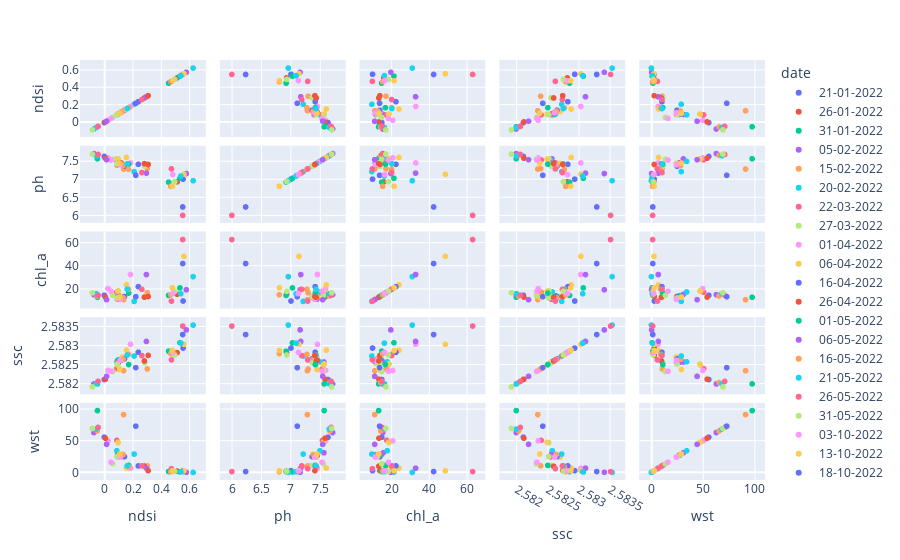

The cell this chart's notebook holds for it:
### Code cell
fig = px.scatter_matrix(df, dimensions=["ndsi", "ph", "chl_a", "ssc", "wst"], color='date')
fig.show()

### Figure 1 — Plotly figure (JSON) as saved in the notebook; plotly's stock layout.template omitted (floating-point values rounded to 4 significant figures)
{"data": [{"dimensions": [{"axis": {"matches": true}, "label": "ndsi", "values": [0.5529]}, {"axis": {"matches": true}, "label": "ph", "values": [6.237]}, {"axis": {"matches": true}, "label": "chl_a", "values": [42.4]}, {"axis": {"matches": true}, "label": "ssc", "values": [2.583]}, {"axis": {"matches": true}, "label": "wst", "values": [1.252]}], "hovertemplate": "date=21-01-2022<br>%{xaxis.title.text}=%{x}<br>%{yaxis.title.text}=%{y}<extra></extra>", "legendgroup": "21-01-2022", "marker": {"color": "#636efa", "symbol": "circle"}, "name": "21-01-2022", "showlegend": true, "type": "splom"}, {"dimensions": [{"axis": {"matches": true}, "label": "ndsi", "values": [0.1169]}, {"axis": {"matches": true}, "label": "ph", "values": [7.455]}, {"axis": {"matches": true}, "label": "chl_a", "values": [12.31]}, {"axis": {"matches": true}, "label": "ssc", "values": [2.583]}, {"axis": {"matches": true}, "label": "wst", "values": [27.45]}], "hovertemplate": "date=26-01-2022<br>%{xaxis.title.text}=%{x}<br>%{yaxis.title.text}=%{y}<extra></extra>", "legendgroup": "26-01-2022", "marker": {"color": "#EF553B", "symbol": "circle"}, "name": "26-01-2022", "showlegend": true, "type": "splom"}, {"dimensions": [{"axis": {"matches": true}, "label": "ndsi", "values": [0.09985]}, {"axis": {"matches": true}, "label": "ph", "values": [7.461]}, {"axis": {"matches": true}, "label": "chl_a", "values": [14.57]}, {"axis": {"matches": true}, "label": "ssc", "values": [2.583]}, {"axis": {"matches": true}, "label": "wst", "values": [27.6]}], "hovertemplate": "date=31-01-2022<br>%{xaxis.title.text}=%{x}<br>%{yaxis.title.text}=%{y}<extra></extra>", "legendgroup": "31-01-2022", "marker": {"color": "#00cc96", "symbol": "circle"}, "name": "31-01-2022", "showlegend": true, "type": "splom"}, {"dimensions": [{"axis": {"matches": true}, "label": "ndsi", "values": [0.09146]}, {"axis": {"matches": true}, "label": "ph", "values": [7.571]}, {"axis": {"matches": true}, "label": "chl_a", "values": [15.59]}, {"axis": {"matches": true}, "label": "ssc", "values": [2.583]}, {"axis": {"matches": true}, "label": "wst", "values": [30.95]}], "hovertemplate": "date=05-02-2022<br>%{xaxis.title.text}=%{x}<br>%{yaxis.title.text}=%{y}<extra></extra>", "legendgroup": "05-02-2022", "marker": {"color": "#ab63fa", "symbol": "circle"}, "name": "05-02-2022", "showlegend": true, "type": "splom"}, {"dimensions": [{"axis": {"matches": true}, "label": "ndsi", "values": [0.1341]}, {"axis": {"matches": true}, "label": "ph", "values": [7.289]}, {"axis": {"matches": true}, "label": "chl_a", "values": [11.07]}, {"axis": {"matches": true}, "label": "ssc", "values": [2.582]}, {"axis": {"matches": true}, "label": "wst", "values": [91.39]}], "hovertemplate": "date=15-02-2022<br>%{xaxis.title.text}=%{x}<br>%{yaxis.title.text}=%{y}<extra></extra>", "legendgroup": "15-02-2022", "marker": {"color": "#FFA15A", "symbol": "circle"}, "name": "15-02-2022", "showlegend": true, "type": "splom"}, {"dimensions": [{"axis": {"matches": true}, "label": "ndsi", "values": [0.08666]}, {"axis": {"matches": true}, "label": "ph", "values": [7.502]}, {"axis": {"matches": true}, "label": "chl_a", "values": [17.72]}, {"axis": {"matches": true}, "label": "ssc", "values": [2.583]}, {"axis": {"matches": true}, "label": "wst", "values": [34.18]}], "hovertemplate": "date=20-02-2022<br>%{xaxis.title.text}=%{x}<br>%{yaxis.title.text}=%{y}<extra></extra>", "legendgroup": "20-02-2022", "marker": {"color": "#19d3f3", "symbol": "circle"}, "name": "20-02-2022", "showlegend": true, "type": "splom"}, {"dimensions": [{"axis": {"matches": true}, "label": "ndsi", "values": [0.08647]}, {"axis": {"matches": true}, "label": "ph", "values": [7.545]}, {"axis": {"matches": true}, "label": "chl_a", "values": [17.49]}, {"axis": {"matches": true}, "label": "ssc", "values": [2.582]}, {"axis": {"matches": true}, "label": "wst", "values": [50.67]}], "hovertemplate": "date=22-03-2022<br>%{xaxis.title.text}=%{x}<br>%{yaxis.title.text}=%{y}<extra></extra>", "legendgroup": "22-03-2022", "marker": {"color": "#FF6692", "symbol": "circle"}, "name": "22-03-2022", "showlegend": true, "type": "splom"}, {"dimensions": [{"axis": {"matches": true}, "label": "ndsi", "values": [0.09582]}, {"axis": {"matches": true}, "label": "ph", "values": [7.575]}, {"axis": {"matches": true}, "label": "chl_a", "values": [18.7]}, {"axis": {"matches": true}, "label": "ssc", "values": [2.583]}, {"axis": {"matches": true}, "label": "wst", "values": [46.98]}], "hovertemplate": "date=27-03-2022<br>%{xaxis.title.text}=%{x}<br>%{yaxis.title.text}=%{y}<extra></extra>", "legendgroup": "27-03-2022", "marker": {"color": "#B6E880", "symbol": "circle"}, "name": "27-03-2022", "showlegend": true, "type": "splom"}, {"dimensions": [{"axis": {"matches": true}, "label": "ndsi", "values": [0.02388]}, {"axis": {"matches": true}, "label": "ph", "values": [7.599]}, {"axis": {"matches": true}, "label": "chl_a", "values": [20.64]}, {"axis": {"matches": true}, "label": "ssc", "values": [2.582]}, {"axis": {"matches": true}, "label": "wst", "values": [49.87]}], "hovertemplate": "date=01-04-2022<br>%{xaxis.title.text}=%{x}<br>%{yaxis.title.text}=%{y}<extra></extra>", "legendgroup": "01-04-2022", "marker": {"color": "#FF97FF", "symbol": "circle"}, "name": "01-04-2022", "showlegend": true, "type": "splom"}, {"dimensions": [{"axis": {"matches": true}, "label": "ndsi", "values": [0.09349]}, {"axis": {"matches": true}, "label": "ph", "values": [7.564]}, {"axis": {"matches": true}, "label": "chl_a", "values": [18.45]}, {"axis": {"matches": true}, "label": "ssc", "values": [2.582]}, {"axis": {"matches": true}, "label": "wst", "values": [47.48]}], "hovertemplate": "date=06-04-2022<br>%{xaxis.title.text}=%{x}<br>%{yaxis.title.text}=%{y}<extra></extra>", "legendgroup": "06-04-2022", "marker": {"color": "#FECB52", "symbol": "circle"}, "name": "06-04-2022", "showlegend": true, "type": "splom"}, {"dimensions": [{"axis": {"matches": true}, "label": "ndsi", "values": [-0.002492]}, {"axis": {"matches": true}, "label": "ph", "values": [7.64]}, {"axis": {"matches": true}, "label": "chl_a", "values": [14.86]}, {"axis": {"matches": true}, "label": "ssc", "values": [2.582]}, {"axis": {"matches": true}, "label": "wst", "values": [55.67]}], "hovertemplate": "date=16-04-2022<br>%{xaxis.title.text}=%{x}<br>%{yaxis.title.text}=%{y}<extra></extra>", "legendgroup": "16-04-2022", "marker": {"color": "#636efa", "symbol": "circle"}, "name": "16-04-2022", "showlegend": true, "type": "splom"}, {"dimensions": [{"axis": {"matches": true}, "label": "ndsi", "values": [0.005104]}, {"axis": {"matches": true}, "label": "ph", "values": [7.59]}, {"axis": {"matches": true}, "label": "chl_a", "values": [13.31]}, {"axis": {"matches": true}, "label": "ssc", "values": [2.582]}, {"axis": {"matches": true}, "label": "wst", "values": [54.08]}], "hovertemplate": "date=26-04-2022<br>%{xaxis.title.text}=%{x}<br>%{yaxis.title.text}=%{y}<extra></extra>", "legendgroup": "26-04-2022", "marker": {"color": "#EF553B", "symbol": "circle"}, "name": "26-04-2022", "showlegend": true, "type": "splom"}, {"dimensions": [{"axis": {"matches": true}, "label": "ndsi", "values": [-0.05094]}, {"axis": {"matches": true}, "label": "ph", "values": [7.575]}, {"axis": {"matches": true}, "label": "chl_a", "values": [13.14]}, {"axis": {"matches": true}, "label": "ssc", "values": [2.582]}, {"axis": {"matches": true}, "label": "wst", "values": [97.77]}], "hovertemplate": "date=01-05-2022<br>%{xaxis.title.text}=%{x}<br>%{yaxis.title.text}=%{y}<extra></extra>", "legendgroup": "01-05-2022", "marker": {"color": "#00cc96", "symbol": "circle"}, "name": "01-05-2022", "showlegend": true, "type": "splom"}, {"dimensions": [{"axis": {"matches": true}, "label": "ndsi", "values": [-0.07631]}, {"axis": {"matches": true}, "label": "ph", "values": [7.719]}, {"axis": {"matches": true}, "label": "chl_a", "values": [15.37]}, {"axis": {"matches": true}, "label": "ssc", "values": [2.582]}, {"axis": {"matches": true}, "label": "wst", "values": [62.99]}], "hovertemplate": "date=06-05-2022<br>%{xaxis.title.text}=%{x}<br>%{yaxis.title.text}=%{y}<extra></extra>", "legendgroup": "06-05-2022", "marker": {"color": "#ab63fa", "symbol": "circle"}, "name": "06-05-2022", "showlegend": true, "type": "splom"}, {"dimensions": [{"axis": {"matches": true}, "label": "ndsi", "values": [-0.05275]}, {"axis": {"matches": true}, "label": "ph", "values": [7.668]}, {"axis": {"matches": true}, "label": "chl_a", "values": [14.24]}, {"axis": {"matches": true}, "label": "ssc", "values": [2.582]}, {"axis": {"matches": true}, "label": "wst", "values": [65.62]}], "hovertemplate": "date=16-05-2022<br>%{xaxis.title.text}=%{x}<br>%{yaxis.title.text}=%{y}<extra></extra>", "legendgroup": "16-05-2022", "marker": {"color": "#FFA15A", "symbol": "circle"}, "name": "16-05-2022", "showlegend": true, "type": "splom"}, {"dimensions": [{"axis": {"matches": true}, "label": "ndsi", "values": [-0.05918]}, {"axis": {"matches": true}, "label": "ph", "values": [7.66]}, {"axis": {"matches": true}, "label": "chl_a", "values": [16.25]}, {"axis": {"matches": true}, "label": "ssc", "values": [2.582]}, {"axis": {"matches": true}, "label": "wst", "values": [68.45]}], "hovertemplate": "date=21-05-2022<br>%{xaxis.title.text}=%{x}<br>%{yaxis.title.text}=%{y}<extra></extra>", "legendgroup": "21-05-2022", "marker": {"color": "#19d3f3", "symbol": "circle"}, "name": "21-05-2022", "showlegend": true, "type": "splom"}, {"dimensions": [{"axis": {"matches": true}, "label": "ndsi", "values": [-0.04656]}, {"axis": {"matches": true}, "label": "ph", "values": [7.694]}, {"axis": {"matches": true}, "label": "chl_a", "values": [14.93]}, {"axis": {"matches": true}, "label": "ssc", "values": [2.582]}, {"axis": {"matches": true}, "label": "wst", "values": [71.15]}], "hovertemplate": "date=26-05-2022<br>%{xaxis.title.text}=%{x}<br>%{yaxis.title.text}=%{y}<extra></extra>", "legendgroup": "26-05-2022", "marker": {"color": "#FF6692", "symbol": "circle"}, "name": "26-05-2022", "showlegend": true, "type": "splom"}, {"dimensions": [{"axis": {"matches": true}, "label": "ndsi", "values": [-0.08688]}, {"axis": {"matches": true}, "label": "ph", "values": [7.703]}, {"axis": {"matches": true}, "label": "chl_a", "values": [17.01]}, {"axis": {"matches": true}, "label": "ssc", "values": [2.582]}, {"axis": {"matches": true}, "label": "wst", "values": [69.44]}], "hovertemplate": "date=31-05-2022<br>%{xaxis.title.text}=%{x}<br>%{yaxis.title.text}=%{y}<extra></extra>", "legendgroup": "31-05-2022", "marker": {"color": "#B6E880", "symbol": "circle"}, "name": "31-05-2022", "showlegend": true, "type": "splom"}, {"dimensions": [{"axis": {"matches": true}, "label": "ndsi", "values": [0.121]}, {"axis": {"matches": true}, "label": "ph", "values": [7.46]}, {"axis": {"matches": true}, "label": "chl_a", "values": [13.26]}, {"axis": {"matches": true}, "label": "ssc", "values": [2.583]}, {"axis": {"matches": true}, "label": "wst", "values": [28.39]}], "hovertemplate": "date=03-10-2022<br>%{xaxis.title.text}=%{x}<br>%{yaxis.title.text}=%{y}<extra></extra>", "legendgroup": "03-10-2022", "marker": {"color": "#FF97FF", "symbol": "circle"}, "name": "03-10-2022", "showlegend": true, "type": "splom"}, {"dimensions": [{"axis": {"matches": true}, "label": "ndsi", "values": [0.1259]}, {"axis": {"matches": true}, "label": "ph", "values": [7.448]}, {"axis": {"matches": true}, "label": "chl_a", "values": [13.9]}, {"axis": {"matches": true}, "label": "ssc", "values": [2.583]}, {"axis": {"matches": true}, "label": "wst", "values": [24.03]}], "hovertemplate": "date=13-10-2022<br>%{xaxis.title.text}=%{x}<br>%{yaxis.title.text}=%{y}<extra></extra>", "legendgroup": "13-10-2022", "marker": {"color": "#FECB52", "symbol": "circle"}, "name": "13-10-2022", "showlegend": true, "type": "splom"}, {"dimensions": [{"axis": {"matches": true}, "label": "ndsi", "values": [0.1404]}, {"axis": {"matches": true}, "label": "ph", "values": [7.369]}, {"axis": {"matches": true}, "label": "chl_a", "values": [13.75]}, {"axis": {"matches": true}, "label": "ssc", "values": [2.583]}, {"axis": {"matches": true}, "label": "wst", "values": [24.88]}], "hovertemplate": "date=18-10-2022<br>%{xaxis.title.text}=%{x}<br>%{yaxis.title.text}=%{y}<extra></extra>", "legendgroup": "18-10-2022", "marker": {"color": "#636efa", "symbol": "circle"}, "name": "18-10-2022", "showlegend": true, "type": "splom"}, {"dimensions": [{"axis": {"matches": true}, "label": "ndsi", "values": [0.1144]}, {"axis": {"matches": true}, "label": "ph", "values": [7.458]}, {"axis": {"matches": true}, "label": "chl_a", "values": [12.29]}, {"axis": {"matches": true}, "label": "ssc", "values": [2.583]}, {"axis": {"matches": true}, "label": "wst", "values": [26.96]}], "hovertemplate": "date=23-10-2022<br>%{xaxis.title.text}=%{x}<br>%{yaxis.title.text}=%{y}<extra></extra>", "legendgroup": "23-10-2022", "marker": {"color": "#EF553B", "symbol": "circle"}, "name": "23-10-2022", "showlegend": true, "type": "splom"}, {"dimensions": [{"axis": {"matches": true}, "label": "ndsi", "values": [0.0918]}, {"axis": {"matches": true}, "label": "ph", "values": [7.439]}, {"axis": {"matches": true}, "label": "chl_a", "values": [13.26]}, {"axis": {"matches": true}, "label": "ssc", "values": [2.583]}, {"axis": {"matches": true}, "label": "wst", "values": [27.12]}], "hovertemplate": "date=28-10-2022<br>%{xaxis.title.text}=%{x}<br>%{yaxis.title.text}=%{y}<extra></extra>", "legendgroup": "28-10-2022", "marker": {"color": "#00cc96", "symbol": "circle"}, "name": "28-10-2022", "showlegend": true, "type": "splom"}, {"dimensions": [{"axis": {"matches": true}, "label": "ndsi", "values": [0.0974]}, {"axis": {"matches": true}, "label": "ph", "values": [7.45]}, {"axis": {"matches": true}, "label": "chl_a", "values": [11.41]}, {"axis": {"matches": true}, "label": "ssc", "values": [2.583]}, {"axis": {"matches": true}, "label": "wst", "values": [27.64]}], "hovertemplate": "date=02-11-2022<br>%{xaxis.title.text}=%{x}<br>%{yaxis.title.text}=%{y}<extra></extra>", "legendgroup": "02-11-2022", "marker": {"color": "#ab63fa", "symbol": "circle"}, "name": "02-11-2022", "showlegend": true, "type": "splom"}, {"dimensions": [{"axis": {"matches": true}, "label": "ndsi", "values": [0.1304]}, {"axis": {"matches": true}, "label": "ph", "values": [7.385]}, {"axis": {"matches": true}, "label": "chl_a", "values": [12.73]}, {"axis": {"matches": true}, "label": "ssc", "values": [2.583]}, {"axis": {"matches": true}, "label": "wst", "values": [28.23]}], "hovertemplate": "date=07-11-2022<br>%{xaxis.title.text}=%{x}<br>%{yaxis.title.text}=%{y}<extra></extra>", "legendgroup": "07-11-2022", "marker": {"color": "#FFA15A", "symbol": "circle"}, "name": "07-11-2022", "showlegend": true, "type": "splom"}, {"dimensions": [{"axis": {"matches": true}, "label": "ndsi", "values": [0.2088]}, {"axis": {"matches": true}, "label": "ph", "values": [7.218]}, {"axis": {"matches": true}, "label": "chl_a", "values": [9.545]}, {"axis": {"matches": true}, "label": "ssc", "values": [2.583]}, {"axis": {"matches": true}, "label": "wst", "values": [28.9]}], "hovertemplate": "date=12-11-2022<br>%{xaxis.title.text}=%{x}<br>%{yaxis.title.text}=%{y}<extra></extra>", "legendgroup": "12-11-2022", "marker": {"color": "#19d3f3", "symbol": "circle"}, "name": "12-11-2022", "showlegend": true, "type": "splom"}, {"dimensions": [{"axis": {"matches": true}, "label": "ndsi", "values": [0.08832]}, {"axis": {"matches": true}, "label": "ph", "values": [7.403]}, {"axis": {"matches": true}, "label": "chl_a", "values": [11.82]}, {"axis": {"matches": true}, "label": "ssc", "values": [2.583]}, {"axis": {"matches": true}, "label": "wst", "values": [24.37]}], "hovertemplate": "date=27-11-2022<br>%{xaxis.title.text}=%{x}<br>%{yaxis.title.text}=%{y}<extra></extra>", "legendgroup": "27-11-2022", "marker": {"color": "#FF6692", "symbol": "circle"}, "name": "27-11-2022", "showlegend": true, "type": "splom"}, {"dimensions": [{"axis": {"matches": true}, "label": "ndsi", "values": [0.08827]}, {"axis": {"matches": true}, "label": "ph", "values": [7.435]}, {"axis": {"matches": true}, "label": "chl_a", "values": [12.48]}, {"axis": {"matches": true}, "label": "ssc", "values": [2.583]}, {"axis": {"matches": true}, "label": "wst", "values": [24.85]}], "hovertemplate": "date=17-12-2022<br>%{xaxis.title.text}=%{x}<br>%{yaxis.title.text}=%{y}<extra></extra>", "legendgroup": "17-12-2022", "marker": {"color": "#B6E880", "symbol": "circle"}, "name": "17-12-2022", "showlegend": true, "type": "splom"}, {"dimensions": [{"axis": {"matches": true}, "label": "ndsi", "values": [0.1098]}, {"axis": {"matches": true}, "label": "ph", "values": [7.414]}, {"axis": {"matches": true}, "label": "chl_a", "values": [11.34]}, {"axis": {"matches": true}, "label": "ssc", "values": [2.583]}, {"axis": {"matches": true}, "label": "wst", "values": [24.21]}], "hovertemplate": "date=22-12-2022<br>%{xaxis.title.text}=%{x}<br>%{yaxis.title.text}=%{y}<extra></extra>", "legendgroup": "22-12-2022", "marker": {"color": "#FF97FF", "symbol": "circle"}, "name": "22-12-2022", "showlegend": true, "type": "splom"}, {"dimensions": [{"axis": {"matches": true}, "label": "ndsi", "values": [0.1063]}, {"axis": {"matches": true}, "label": "ph", "values": [7.453]}, {"axis": {"matches": true}, "label": "chl_a", "values": [13.27]}, {"axis": {"matches": true}, "label": "ssc", "values": [2.582]}, {"axis": {"matches": true}, "label": "wst", "values": [29.04]}], "hovertemplate": "date=27-12-2022<br>%{xaxis.title.text}=%{x}<br>%{yaxis.title.text}=%{y}<extra></extra>", "legendgroup": "27-12-2022", "marker": {"color": "#FECB52", "symbol": "circle"}, "name": "27-12-2022", "showlegend": true, "type": "splom"}, {"dimensions": [{"axis": {"matches": true}, "label": "ndsi", "values": [0.5555]}, {"axis": {"matches": true}, "label": "ph", "values": [7.009]}, {"axis": {"matches": true}, "label": "chl_a", "values": [9.888]}, {"axis": {"matches": true}, "label": "ssc", "values": [2.583]}, {"axis": {"matches": true}, "label": "wst", "values": [2.663]}], "hovertemplate": "date=01-01-2021<br>%{xaxis.title.text}=%{x}<br>%{yaxis.title.text}=%{y}<extra></extra>", "legendgroup": "01-01-2021", "marker": {"color": "#636efa", "symbol": "circle"}, "name": "01-01-2021", "showlegend": true, "type": "splom"}, {"dimensions": [{"axis": {"matches": true}, "label": "ndsi", "values": [0.5131]}, {"axis": {"matches": true}, "label": "ph", "values": [6.935]}, {"axis": {"matches": true}, "label": "chl_a", "values": [15.82]}, {"axis": {"matches": true}, "label": "ssc", "values": [2.583]}, {"axis": {"matches": true}, "label": "wst", "values": [2.068]}], "hovertemplate": "date=06-01-2021<br>%{xaxis.title.text}=%{x}<br>%{yaxis.title.text}=%{y}<extra></extra>", "legendgroup": "06-01-2021", "marker": {"color": "#EF553B", "symbol": "circle"}, "name": "06-01-2021", "showlegend": true, "type": "splom"}, {"dimensions": [{"axis": {"matches": true}, "label": "ndsi", "values": [0.5333]}, {"axis": {"matches": true}, "label": "ph", "values": [7.035]}, {"axis": {"matches": true}, "label": "chl_a", "values": [21.29]}, {"axis": {"matches": true}, "label": "ssc", "values": [2.583]}, {"axis": {"matches": true}, "label": "wst", "values": [0.5755]}], "hovertemplate": "date=16-01-2021<br>%{xaxis.title.text}=%{x}<br>%{yaxis.title.text}=%{y}<extra></extra>", "legendgroup": "16-01-2021", "marker": {"color": "#00cc96", "symbol": "circle"}, "name": "16-01-2021", "showlegend": true, "type": "splom"}, {"dimensions": [{"axis": {"matches": true}, "label": "ndsi", "values": [0.5784]}, {"axis": {"matches": true}, "label": "ph", "values": [7.165]}, {"axis": {"matches": true}, "label": "chl_a", "values": [19.64]}, {"axis": {"matches": true}, "label": "ssc", "values": [2.583]}, {"axis": {"matches": true}, "label": "wst", "values": [0.108]}], "hovertemplate": "date=21-01-2021<br>%{xaxis.title.text}=%{x}<br>%{yaxis.title.text}=%{y}<extra></extra>", "legendgroup": "21-01-2021", "marker": {"color": "#ab63fa", "symbol": "circle"}, "name": "21-01-2021", "showlegend": true, "type": "splom"}, {"dimensions": [{"axis": {"matches": true}, "label": "ndsi", "values": [0.3021]}, {"axis": {"matches": true}, "label": "ph", "values": [7.301]}, {"axis": {"matches": true}, "label": "chl_a", "values": [17.05]}, {"axis": {"matches": true}, "label": "ssc", "values": [2.582]}, {"axis": {"matches": true}, "label": "wst", "values": [10.42]}], "hovertemplate": "date=05-02-2021<br>%{xaxis.title.text}=%{x}<br>%{yaxis.title.text}=%{y}<extra></extra>", "legendgroup": "05-02-2021", "marker": {"color": "#FFA15A", "symbol": "circle"}, "name": "05-02-2021", "showlegend": true, "type": "splom"}, {"dimensions": [{"axis": {"matches": true}, "label": "ndsi", "values": [0.6267]}, {"axis": {"matches": true}, "label": "ph", "values": [6.964]}, {"axis": {"matches": true}, "label": "chl_a", "values": [31.02]}, {"axis": {"matches": true}, "label": "ssc", "values": [2.584]}, {"axis": {"matches": true}, "label": "wst", "values": [-0.1009]}], "hovertemplate": "date=10-02-2021<br>%{xaxis.title.text}=%{x}<br>%{yaxis.title.text}=%{y}<extra></extra>", "legendgroup": "10-02-2021", "marker": {"color": "#19d3f3", "symbol": "circle"}, "name": "10-02-2021", "showlegend": true, "type": "splom"}, {"dimensions": [{"axis": {"matches": true}, "label": "ndsi", "values": [0.5531]}, {"axis": {"matches": true}, "label": "ph", "values": [6.003]}, {"axis": {"matches": true}, "label": "chl_a", "values": [63.14]}, {"axis": {"matches": true}, "label": "ssc", "values": [2.584]}, {"axis": {"matches": true}, "label": "wst", "values": [1.118]}], "hovertemplate": "date=25-02-2021<br>%{xaxis.title.text}=%{x}<br>%{yaxis.title.text}=%{y}<extra></extra>", "legendgroup": "25-02-2021", "marker": {"color": "#FF6692", "symbol": "circle"}, "name": "25-02-2021", "showlegend": true, "type": "splom"}, {"dimensions": [{"axis": {"matches": true}, "label": "ndsi", "values": [0.2836]}, {"axis": {"matches": true}, "label": "ph", "values": [7.371]}, {"axis": {"matches": true}, "label": "chl_a", "values": [13.72]}, {"axis": {"matches": true}, "label": "ssc", "values": [2.583]}, {"axis": {"matches": true}, "label": "wst", "values": [10.9]}], "hovertemplate": "date=17-03-2021<br>%{xaxis.title.text}=%{x}<br>%{yaxis.title.text}=%{y}<extra></extra>", "legendgroup": "17-03-2021", "marker": {"color": "#B6E880", "symbol": "circle"}, "name": "17-03-2021", "showlegend": true, "type": "splom"}, {"dimensions": [{"axis": {"matches": true}, "label": "ndsi", "values": [0.183]}, {"axis": {"matches": true}, "label": "ph", "values": [7.46]}, {"axis": {"matches": true}, "label": "chl_a", "values": [32.89]}, {"axis": {"matches": true}, "label": "ssc", "values": [2.583]}, {"axis": {"matches": true}, "label": "wst", "values": [6.407]}], "hovertemplate": "date=27-03-2021<br>%{xaxis.title.text}=%{x}<br>%{yaxis.title.text}=%{y}<extra></extra>", "legendgroup": "27-03-2021", "marker": {"color": "#FF97FF", "symbol": "circle"}, "name": "27-03-2021", "showlegend": true, "type": "splom"}, {"dimensions": [{"axis": {"matches": true}, "label": "ndsi", "values": [0.1542]}, {"axis": {"matches": true}, "label": "ph", "values": [7.611]}, {"axis": {"matches": true}, "label": "chl_a", "values": [23.95]}, {"axis": {"matches": true}, "label": "ssc", "values": [2.583]}, {"axis": {"matches": true}, "label": "wst", "values": [6.864]}], "hovertemplate": "date=01-04-2021<br>%{xaxis.title.text}=%{x}<br>%{yaxis.title.text}=%{y}<extra></extra>", "legendgroup": "01-04-2021", "marker": {"color": "#FECB52", "symbol": "circle"}, "name": "01-04-2021", "showlegend": true, "type": "splom"}, {"dimensions": [{"axis": {"matches": true}, "label": "ndsi", "values": [0.2386]}, {"axis": {"matches": true}, "label": "ph", "values": [7.421]}, {"axis": {"matches": true}, "label": "chl_a", "values": [22.34]}, {"axis": {"matches": true}, "label": "ssc", "values": [2.583]}, {"axis": {"matches": true}, "label": "wst", "values": [10.18]}], "hovertemplate": "date=06-04-2021<br>%{xaxis.title.text}=%{x}<br>%{yaxis.title.text}=%{y}<extra></extra>", "legendgroup": "06-04-2021", "marker": {"color": "#636efa", "symbol": "circle"}, "name": "06-04-2021", "showlegend": true, "type": "splom"}, {"dimensions": [{"axis": {"matches": true}, "label": "ndsi", "values": [0.2817]}, {"axis": {"matches": true}, "label": "ph", "values": [7.439]}, {"axis": {"matches": true}, "label": "chl_a", "values": [13.21]}, {"axis": {"matches": true}, "label": "ssc", "values": [2.583]}, {"axis": {"matches": true}, "label": "wst", "values": [9.697]}], "hovertemplate": "date=11-04-2021<br>%{xaxis.title.text}=%{x}<br>%{yaxis.title.text}=%{y}<extra></extra>", "legendgroup": "11-04-2021", "marker": {"color": "#EF553B", "symbol": "circle"}, "name": "11-04-2021", "showlegend": true, "type": "splom"}, {"dimensions": [{"axis": {"matches": true}, "label": "ndsi", "values": [0.1701]}, {"axis": {"matches": true}, "label": "ph", "values": [7.425]}, {"axis": {"matches": true}, "label": "chl_a", "values": [16.73]}, {"axis": {"matches": true}, "label": "ssc", "values": [2.583]}, {"axis": {"matches": true}, "label": "wst", "values": [11.0]}], "hovertemplate": "date=16-04-2021<br>%{xaxis.title.text}=%{x}<br>%{yaxis.title.text}=%{y}<extra></extra>", "legendgroup": "16-04-2021", "marker": {"color": "#00cc96", "symbol": "circle"}, "name": "16-04-2021", "showlegend": true, "type": "splom"}, {"dimensions": [{"axis": {"matches": true}, "label": "ndsi", "values": [0.2957]}, {"axis": {"matches": true}, "label": "ph", "values": [7.176]}, {"axis": {"matches": true}, "label": "chl_a", "values": [32.79]}, {"axis": {"matches": true}, "label": "ssc", "values": [2.583]}, {"axis": {"matches": true}, "label": "wst", "values": [6.626]}], "hovertemplate": "date=26-04-2021<br>%{xaxis.title.text}=%{x}<br>%{yaxis.title.text}=%{y}<extra></extra>", "legendgroup": "26-04-2021", "marker": {"color": "#ab63fa", "symbol": "circle"}, "name": "26-04-2021", "showlegend": true, "type": "splom"}, {"dimensions": [{"axis": {"matches": true}, "label": "ndsi", "values": [0.1687]}, {"axis": {"matches": true}, "label": "ph", "values": [7.282]}, {"axis": {"matches": true}, "label": "chl_a", "values": [20.07]}, {"axis": {"matches": true}, "label": "ssc", "values": [2.583]}, {"axis": {"matches": true}, "label": "wst", "values": [8.762]}], "hovertemplate": "date=06-05-2021<br>%{xaxis.title.text}=%{x}<br>%{yaxis.title.text}=%{y}<extra></extra>", "legendgroup": "06-05-2021", "marker": {"color": "#FFA15A", "symbol": "circle"}, "name": "06-05-2021", "showlegend": true, "type": "splom"}, {"dimensions": [{"axis": {"matches": true}, "label": "ndsi", "values": [0.1597]}, {"axis": {"matches": true}, "label": "ph", "values": [7.435]}, {"axis": {"matches": true}, "label": "chl_a", "values": [20.2]}, {"axis": {"matches": true}, "label": "ssc", "values": [2.583]}, {"axis": {"matches": true}, "label": "wst", "values": [10.23]}], "hovertemplate": "date=11-05-2021<br>%{xaxis.title.text}=%{x}<br>%{yaxis.title.text}=%{y}<extra></extra>", "legendgroup": "11-05-2021", "marker": {"color": "#19d3f3", "symbol": "circle"}, "name": "11-05-2021", "showlegend": true, "type": "splom"}, {"dimensions": [{"axis": {"matches": true}, "label": "ndsi", "values": [0.2638]}, {"axis": {"matches": true}, "label": "ph", "values": [7.192]}, {"axis": {"matches": true}, "label": "chl_a", "values": [20.07]}, {"axis": {"matches": true}, "label": "ssc", "values": [2.583]}, {"axis": {"matches": true}, "label": "wst", "values": [10.21]}], "hovertemplate": "date=16-05-2021<br>%{xaxis.title.text}=%{x}<br>%{yaxis.title.text}=%{y}<extra></extra>", "legendgroup": "16-05-2021", "marker": {"color": "#FF6692", "symbol": "circle"}, "name": "16-05-2021", "showlegend": true, "type": "splom"}, {"dimensions": [{"axis": {"matches": true}, "label": "ndsi", "values": [0.05709]}, {"axis": {"matches": true}, "label": "ph", "values": [7.561]}, {"axis": {"matches": true}, "label": "chl_a", "values": [14.75]}, {"axis": {"matches": true}, "label": "ssc", "values": [2.582]}, {"axis": {"matches": true}, "label": "wst", "values": [13.48]}], "hovertemplate": "date=21-05-2021<br>%{xaxis.title.text}=%{x}<br>%{yaxis.title.text}=%{y}<extra></extra>", "legendgroup": "21-05-2021", "marker": {"color": "#B6E880", "symbol": "circle"}, "name": "21-05-2021", "showlegend": true, "type": "splom"}, {"dimensions": [{"axis": {"matches": true}, "label": "ndsi", "values": [0.04532]}, {"axis": {"matches": true}, "label": "ph", "values": [7.538]}, {"axis": {"matches": true}, "label": "chl_a", "values": [18.33]}, {"axis": {"matches": true}, "label": "ssc", "values": [2.582]}, {"axis": {"matches": true}, "label": "wst", "values": [16.04]}], "hovertemplate": "date=26-05-2021<br>%{xaxis.title.text}=%{x}<br>%{yaxis.title.text}=%{y}<extra></extra>", "legendgroup": "26-05-2021", "marker": {"color": "#FF97FF", "symbol": "circle"}, "name": "26-05-2021", "showlegend": true, "type": "splom"}, {"dimensions": [{"axis": {"matches": true}, "label": "ndsi", "values": [0.5616]}, {"axis": {"matches": true}, "label": "ph", "values": [7.145]}, {"axis": {"matches": true}, "label": "chl_a", "values": [48.61]}, {"axis": {"matches": true}, "label": "ssc", "values": [2.583]}, {"axis": {"matches": true}, "label": "wst", "values": [2.435]}], "hovertemplate": "date=13-10-2021<br>%{xaxis.title.text}=%{x}<br>%{yaxis.title.text}=%{y}<extra></extra>", "legendgroup": "13-10-2021", "marker": {"color": "#FECB52", "symbol": "circle"}, "name": "13-10-2021", "showlegend": true, "type": "splom"}, {"dimensions": [{"axis": {"matches": true}, "label": "ndsi", "values": [0.2205]}, {"axis": {"matches": true}, "label": "ph", "values": [7.116]}, {"axis": {"matches": true}, "label": "chl_a", "values": [13.64]}, {"axis": {"matches": true}, "label": "ssc", "values": [2.582]}, {"axis": {"matches": true}, "label": "wst", "values": [73.13]}], "hovertemplate": "date=23-10-2021<br>%{xaxis.title.text}=%{x}<br>%{yaxis.title.text}=%{y}<extra></extra>", "legendgroup": "23-10-2021", "marker": {"color": "#636efa", "symbol": "circle"}, "name": "23-10-2021", "showlegend": true, "type": "splom"}, {"dimensions": [{"axis": {"matches": true}, "label": "ndsi", "values": [0.3082]}, {"axis": {"matches": true}, "label": "ph", "values": [7.416]}, {"axis": {"matches": true}, "label": "chl_a", "values": [13.8]}, {"axis": {"matches": true}, "label": "ssc", "values": [2.583]}, {"axis": {"matches": true}, "label": "wst", "values": [2.626]}], "hovertemplate": "date=28-10-2021<br>%{xaxis.title.text}=%{x}<br>%{yaxis.title.text}=%{y}<extra></extra>", "legendgroup": "28-10-2021", "marker": {"color": "#EF553B", "symbol": "circle"}, "name": "28-10-2021", "showlegend": true, "type": "splom"}, {"dimensions": [{"axis": {"matches": true}, "label": "ndsi", "values": [0.453]}, {"axis": {"matches": true}, "label": "ph", "values": [6.926]}, {"axis": {"matches": true}, "label": "chl_a", "values": [14.74]}, {"axis": {"matches": true}, "label": "ssc", "values": [2.583]}, {"axis": {"matches": true}, "label": "wst", "values": [1.276]}], "hovertemplate": "date=02-11-2021<br>%{xaxis.title.text}=%{x}<br>%{yaxis.title.text}=%{y}<extra></extra>", "legendgroup": "02-11-2021", "marker": {"color": "#00cc96", "symbol": "circle"}, "name": "02-11-2021", "showlegend": true, "type": "splom"}, {"dimensions": [{"axis": {"matches": true}, "label": "ndsi", "values": [0.0135]}, {"axis": {"matches": true}, "label": "ph", "values": [7.549]}, {"axis": {"matches": true}, "label": "chl_a", "values": [11.03]}, {"axis": {"matches": true}, "label": "ssc", "values": [2.582]}, {"axis": {"matches": true}, "label": "wst", "values": [44.31]}], "hovertemplate": "date=07-11-2021<br>%{xaxis.title.text}=%{x}<br>%{yaxis.title.text}=%{y}<extra></extra>", "legendgroup": "07-11-2021", "marker": {"color": "#ab63fa", "symbol": "circle"}, "name": "07-11-2021", "showlegend": true, "type": "splom"}, {"dimensions": [{"axis": {"matches": true}, "label": "ndsi", "values": [0.4683]}, {"axis": {"matches": true}, "label": "ph", "values": [6.81]}, {"axis": {"matches": true}, "label": "chl_a", "values": [15.31]}, {"axis": {"matches": true}, "label": "ssc", "values": [2.583]}, {"axis": {"matches": true}, "label": "wst", "values": [1.038]}], "hovertemplate": "date=12-11-2021<br>%{xaxis.title.text}=%{x}<br>%{yaxis.title.text}=%{y}<extra></extra>", "legendgroup": "12-11-2021", "marker": {"color": "#FFA15A", "symbol": "circle"}, "name": "12-11-2021", "showlegend": true, "type": "splom"}, {"dimensions": [{"axis": {"matches": true}, "label": "ndsi", "values": [0.5396]}, {"axis": {"matches": true}, "label": "ph", "values": [7.097]}, {"axis": {"matches": true}, "label": "chl_a", "values": [16.21]}, {"axis": {"matches": true}, "label": "ssc", "values": [2.583]}, {"axis": {"matches": true}, "label": "wst", "values": [0.9428]}], "hovertemplate": "date=27-11-2021<br>%{xaxis.title.text}=%{x}<br>%{yaxis.title.text}=%{y}<extra></extra>", "legendgroup": "27-11-2021", "marker": {"color": "#19d3f3", "symbol": "circle"}, "name": "27-11-2021", "showlegend": true, "type": "splom"}, {"dimensions": [{"axis": {"matches": true}, "label": "ndsi", "values": [0.4734]}, {"axis": {"matches": true}, "label": "ph", "values": [7.294]}, {"axis": {"matches": true}, "label": "chl_a", "values": [9.809]}, {"axis": {"matches": true}, "label": "ssc", "values": [2.583]}, {"axis": {"matches": true}, "label": "wst", "values": [5.79]}], "hovertemplate": "date=07-12-2021<br>%{xaxis.title.text}=%{x}<br>%{yaxis.title.text}=%{y}<extra></extra>", "legendgroup": "07-12-2021", "marker": {"color": "#FF6692", "symbol": "circle"}, "name": "07-12-2021", "showlegend": true, "type": "splom"}, {"dimensions": [{"axis": {"matches": true}, "label": "ndsi", "values": [0.4962]}, {"axis": {"matches": true}, "label": "ph", "values": [6.938]}, {"axis": {"matches": true}, "label": "chl_a", "values": [18.33]}, {"axis": {"matches": true}, "label": "ssc", "values": [2.583]}, {"axis": {"matches": true}, "label": "wst", "values": [1.675]}], "hovertemplate": "date=12-12-2021<br>%{xaxis.title.text}=%{x}<br>%{yaxis.title.text}=%{y}<extra></extra>", "legendgroup": "12-12-2021", "marker": {"color": "#B6E880", "symbol": "circle"}, "name": "12-12-2021", "showlegend": true, "type": "splom"}, {"dimensions": [{"axis": {"matches": true}, "label": "ndsi", "values": [0.4817]}, {"axis": {"matches": true}, "label": "ph", "values": [7.136]}, {"axis": {"matches": true}, "label": "chl_a", "values": [16.33]}, {"axis": {"matches": true}, "label": "ssc", "values": [2.583]}, {"axis": {"matches": true}, "label": "wst", "values": [2.268]}], "hovertemplate": "date=22-12-2021<br>%{xaxis.title.text}=%{x}<br>%{yaxis.title.text}=%{y}<extra></extra>", "legendgroup": "22-12-2021", "marker": {"color": "#FF97FF", "symbol": "circle"}, "name": "22-12-2021", "showlegend": true, "type": "splom"}, {"dimensions": [{"axis": {"matches": true}, "label": "ndsi", "values": [0.4804]}, {"axis": {"matches": true}, "label": "ph", "values": [6.812]}, {"axis": {"matches": true}, "label": "chl_a", "values": [21.34]}, {"axis": {"matches": true}, "label": "ssc", "values": [2.583]}, {"axis": {"matches": true}, "label": "wst", "values": [2.586]}], "hovertemplate": "date=27-12-2021<br>%{xaxis.title.text}=%{x}<br>%{yaxis.title.text}=%{y}<extra></extra>", "legendgroup": "27-12-2021", "marker": {"color": "#FECB52", "symbol": "circle"}, "name": "27-12-2021", "showlegend": true, "type": "splom"}], "layout": {"dragmode": "select", "legend": {"title": {"text": "date"}, "tracegroupgap": 0}, "margin": {"t": 60}}}
